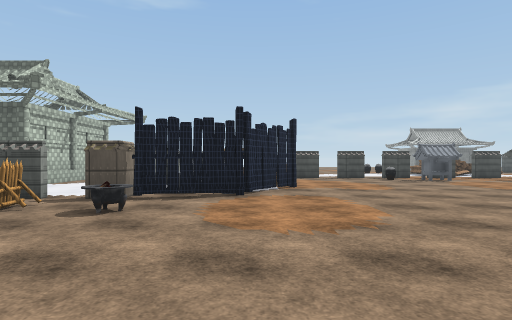
view 1 (above)

24 first-person views from a walk through a Unity game level. The camera is 1.4 m above the floor, looks level and sees 80° across. The floor is counted in squares, 2 m on a side. Each view is taken from the middle of a square. On the plan, view 1 faces up. The plan holds only what a view shows up to about 10 squares ahead; the rest is blank. The place goes on beyond the plan. The player character is not drawn. Some animated figures are not drawn. Some surface patterns are stand-ins.

view 2
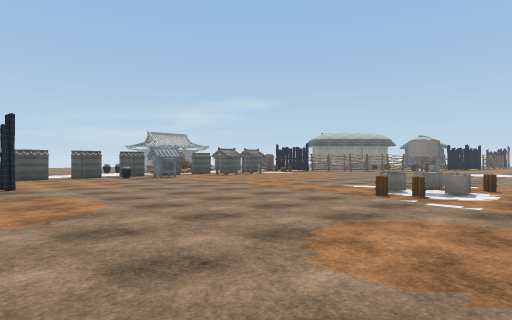

view 3
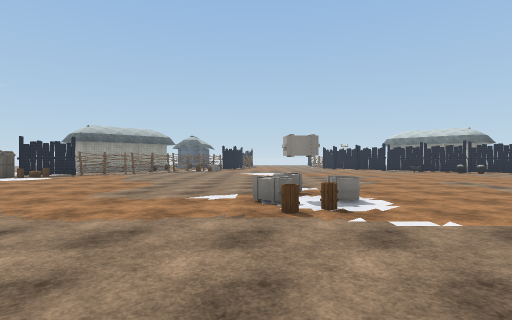

view 4
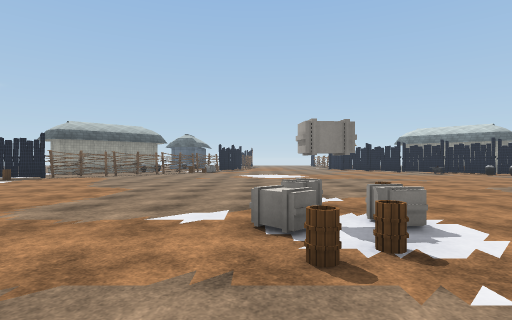

view 5
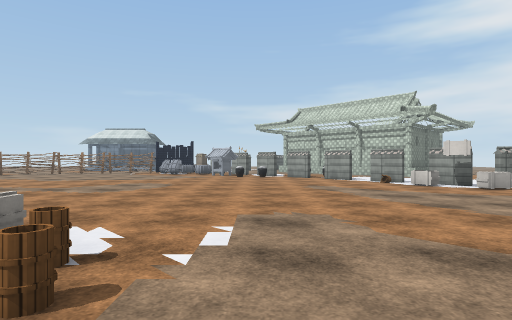

view 6
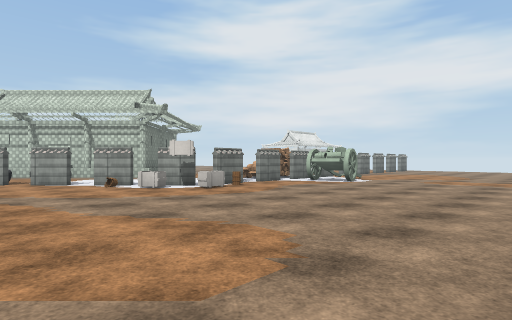

view 7
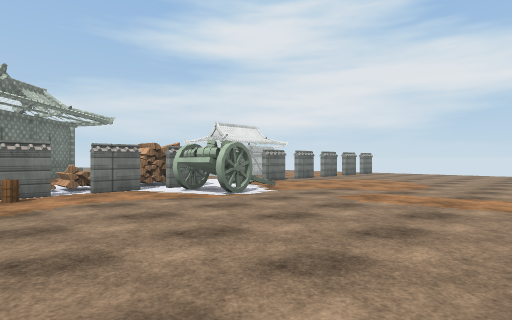

view 8
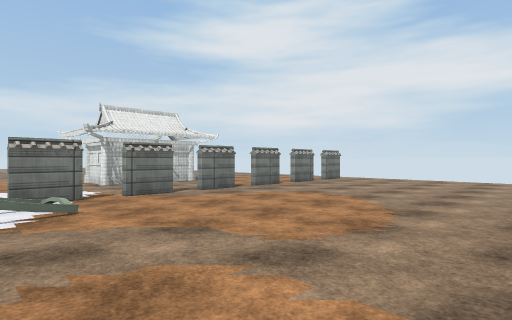

view 9
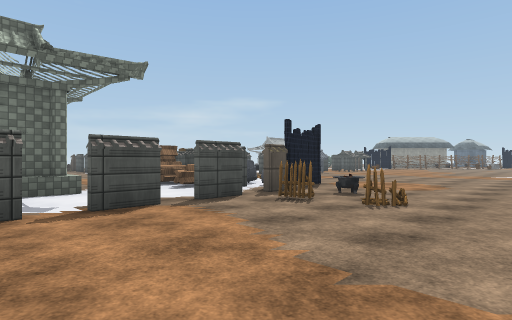

view 10
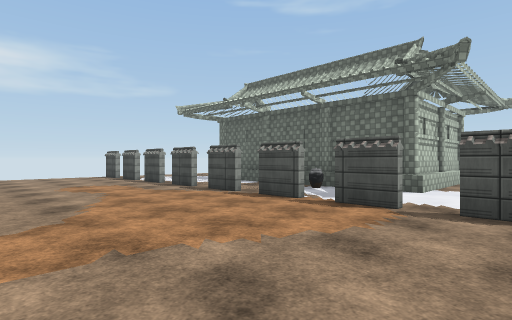

view 11
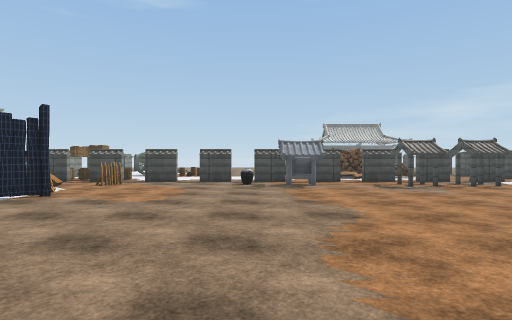

view 12
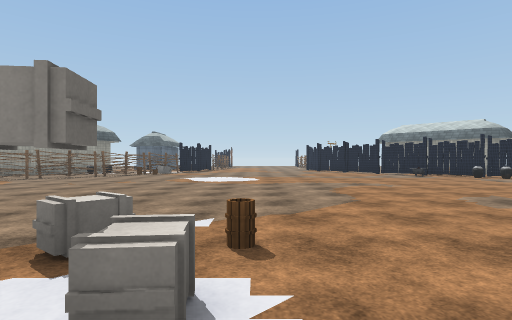

view 13
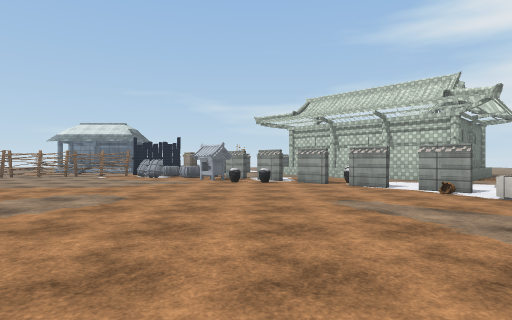

view 14
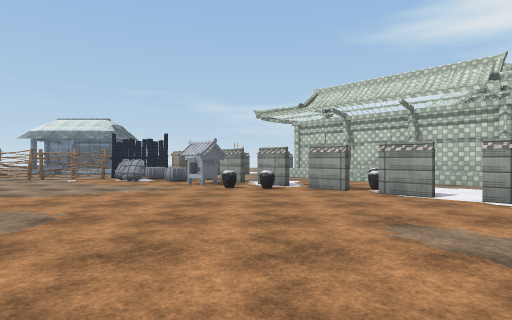

view 15
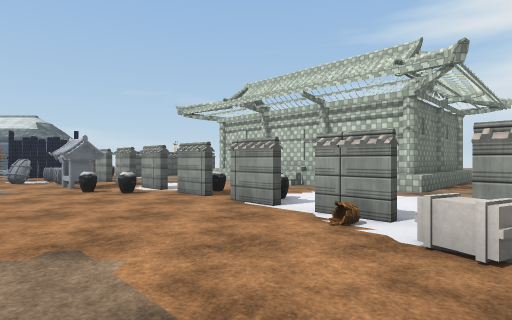

view 16
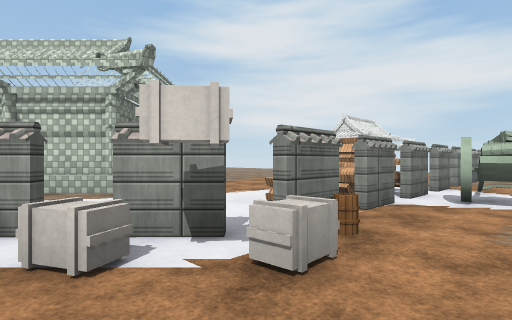

view 17
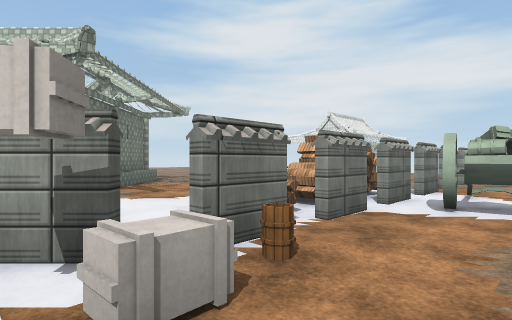

view 18
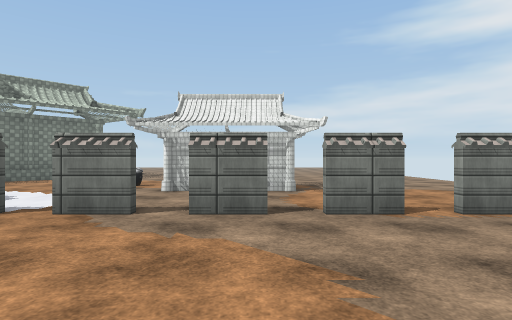

view 19
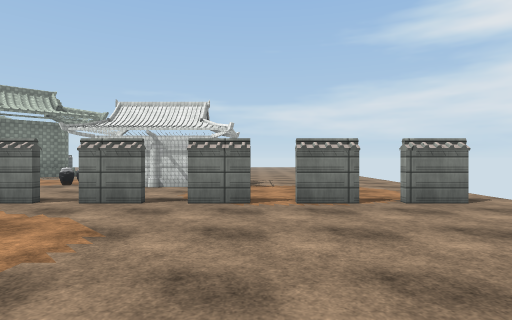

view 20
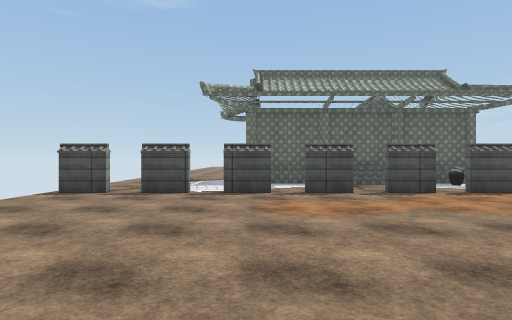

view 21
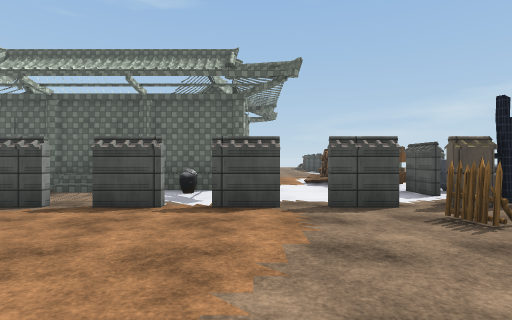

view 22
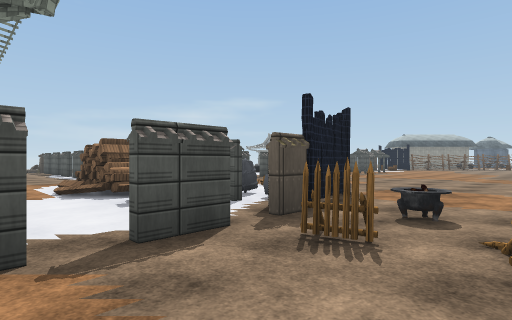

view 23
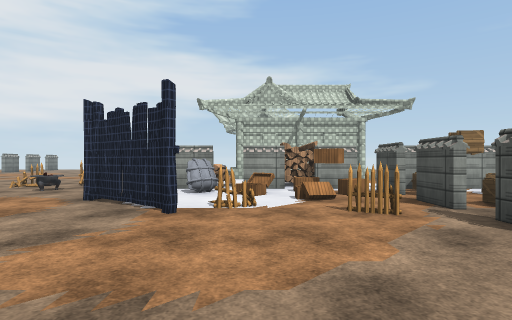

view 24
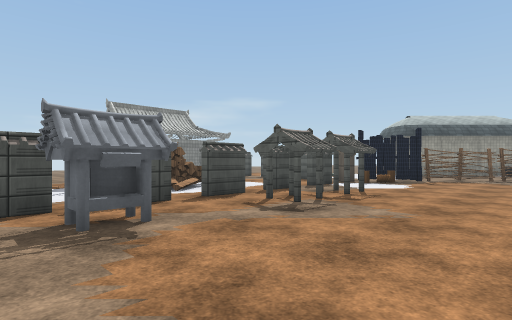

### Floor plan
Points are (right, up) in squares from view 1. A wall is a line through its corners. A room is listed if a view was taken in it or the views show most of it. See-through windows are left out.
Room 1 (views 1, 2, 3, 4, 5, 6, 7, 8, 9, 10, 11, 12, 13, 14, 15, 16, 17, 18, 19, 20, 21, 22, 23, 24)
walls: (-0.8, -5.2) (0, -6); (-2.4, -4.9) (-1.2, -4.9); (0.5, -6.4) (1.3, -7.2); (-4.1, -4.9) (-3, -4.9); (1.7, -7.6) (2.5, -8.4); (-2.4, 5.5) (-3.1, 5.5); (-5.9, -4.9) (-4.9, -4.9); (-3.9, 5.5) (-5, 5.5); (3, -8.9) (3.8, -9.7); (-2.6, 6.9) (-2.6, 8); (-5.6, 5.5) (-6.7, 5.5); (-1.5, -10) (-0.3, -11.1); (-7.7, -4.9) (-6.6, -4.9); (-2.4, 8) (-2.4, 7); (4.2, -10.1) (5, -10.9); (-7.4, 5.5) (-8.5, 5.5); (0.3, -11.7) (1.1, -12.5); (6.1, -10.7) (6.5, -10.3) (7.1, -10.9); (5.4, -11.3) (6.1, -12); (-9.5, -4.9) (-8.4, -4.9); (-3.1, -11.5) (-1.8, -10.2); (-9.1, 5.5) (-10.2, 5.5); (-6.5, 8.4) (-8.6, 8.4); (5.9, 10.1) (5.9, 11.1); (-4.1, -12.5) (-3.3, -11.7); (6.9, 10.3) (5.6, 10.3); (0.8, 11.8) (-0.4, 11.8); (-11.2, -4.9) (-10.1, -4.9); (6.6, 10.6) (6, 10.6); (2.5, 11.8) (1.4, 11.8); (-1, 11.8) (-2.1, 11.8); (4.3, 11.8) (3.1, 11.8); (-10.9, 5.5) (-12, 5.5); (-6.4, 10.5) (-6.4, 8.8); (6, 11.8) (4.9, 11.8); (10, 9.9) (9.1, 9.9) (9.1, 11); (7.8, 11.8) (6.9, 11.8); (-13, -4.9) (-11.9, -4.9); (-11.8, -7.9) (-9, -7.9) (-9, -9.4); (-12.6, 5.5) (-13.7, 5.5); (11.6, 9.9) (10.7, 9.9); (-6.4, 12.8) (-6.4, 11.1); (-14.7, -4.9) (-13.6, -4.9); (-14.4, 5.5) (-15.5, 5.5); (13, 11.8) (12, 11.8); (-16.5, -4.9) (-15.4, -4.9); (-16.1, 5.5) (-17.2, 5.5)
low walls: (0.7, -11.7) (1.3, -12.3); (-4.5, -12.5) (-1.5, -9.5) (0.6, -11.6); (-6.1, 11.4) (-6.1, 8.1) (-8.6, 8.1)
ways out: opening at (-15, 7); opening at (-10, 7); opening at (-0.9, 13.4); opening at (8, 11); gap at (-12.5, -5); gap at (-11.5, 6); gap at (-4.5, 6); gap at (-1, -5); gap at (12.5, 12)
objects: other object (-8, -9); jar (-8, 8); jar (-7, 7); other object (-6, -6) to (-3, -6); other object (-6, -4) to (-5, -3); other object (-4, 9) to (-3, 11); fence (-3, 3); fence (-3, 4); barrel (-2, -4); other object (-2, 4); fence (-2, 6) to (-1, 6); other object (-2, 7); bag (-2, 8) to (-1, 8); chest (-2, 9) to (-1, 9); chest (-2, 10); chest (-2, 11); other object (-2, 13); other object (-1, -4); chest (-1, 11); other object (0, -5); fence (0, 7) to (1, 8); fence (0, 9); chest (0, 10); fence (1, 11); jar (2, -9); jar (3, -10); jar (5, -10) to (5, -9); jar (5, 11); jar (6, -10); barrel (6, 1); barrel (6, 2); other object (7, -12) to (8, -12); other object (7, 0) to (8, 0); other object (7, 1) to (8, 1); other object (7, 2); bag (9, -12); barrel (9, 0); other object (9, 1); other object (14, 11); other object (15, 11); other object (16, 10); fence (16, 11)

Where each view was taken, in squares from view 1:
view 1: 0 up, 0 right, facing up
view 2: 1 down, 0 right, facing up-right
view 3: 2 up, 2 right, facing right
view 4: 2 up, 4 right, facing right
view 5: 3 up, 5 right, facing down
view 6: 2 up, 4 right, facing down-left
view 7: 2 up, 1 left, facing down-left
view 8: 1 up, 6 left, facing down-left
view 9: 1 up, 8 left, facing up-right
view 10: 1 up, 4 left, facing up-left
view 11: 2 up, 5 right, facing up
view 12: 0 up, 6 right, facing right
view 13: 0 up, 5 right, facing down
view 14: 2 down, 5 right, facing down
view 15: 3 down, 2 right, facing down
view 16: 3 down, 1 right, facing down-left
view 17: 3 down, 0 right, facing down-left
view 18: 1 down, 11 left, facing down
view 19: 0 up, 13 left, facing down
view 20: 1 down, 13 left, facing up
view 21: 1 up, 6 left, facing up
view 22: 3 up, 6 left, facing up-right
view 23: 9 up, 5 right, facing left
view 24: 7 up, 5 right, facing up-right
